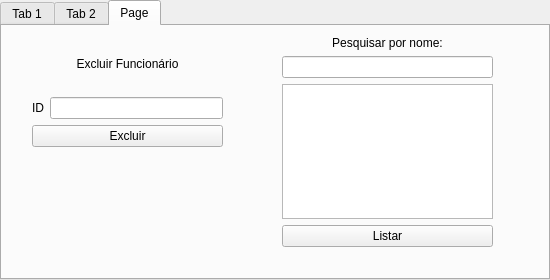
<?xml version="1.0" encoding="UTF-8"?>
<ui version="4.0">
 <class>Funcionarios</class>
 <widget class="QDialog" name="Funcionarios">
  <property name="geometry">
   <rect>
    <x>0</x>
    <y>0</y>
    <width>550</width>
    <height>280</height>
   </rect>
  </property>
  <property name="windowTitle">
   <string>Dialog</string>
  </property>
  <widget class="QTabWidget" name="tabWidget">
   <property name="geometry">
    <rect>
     <x>0</x>
     <y>0</y>
     <width>550</width>
     <height>280</height>
    </rect>
   </property>
   <property name="currentIndex">
    <number>2</number>
   </property>
   <widget class="QWidget" name="tab">
    <attribute name="title">
     <string>Tab 1</string>
    </attribute>
    <widget class="QWidget" name="verticalLayoutWidget">
     <property name="geometry">
      <rect>
       <x>10</x>
       <y>60</y>
       <width>160</width>
       <height>55</height>
      </rect>
     </property>
     <layout class="QVBoxLayout" name="verticalLayout">
      <item>
       <widget class="QLabel" name="label">
        <property name="text">
         <string>Nome:</string>
        </property>
       </widget>
      </item>
      <item>
       <widget class="QLineEdit" name="nome_f"/>
      </item>
     </layout>
    </widget>
    <widget class="QWidget" name="verticalLayoutWidget_2">
     <property name="geometry">
      <rect>
       <x>10</x>
       <y>120</y>
       <width>160</width>
       <height>55</height>
      </rect>
     </property>
     <layout class="QVBoxLayout" name="verticalLayout_2">
      <item>
       <widget class="QLabel" name="label_3">
        <property name="text">
         <string>Salário</string>
        </property>
       </widget>
      </item>
      <item>
       <widget class="QLineEdit" name="salario"/>
      </item>
     </layout>
    </widget>
    <widget class="QWidget" name="verticalLayoutWidget_3">
     <property name="geometry">
      <rect>
       <x>190</x>
       <y>60</y>
       <width>160</width>
       <height>84</height>
      </rect>
     </property>
     <layout class="QVBoxLayout" name="verticalLayout_3">
      <item>
       <widget class="QLabel" name="label_2">
        <property name="text">
         <string>Função:</string>
        </property>
       </widget>
      </item>
      <item>
       <widget class="QRadioButton" name="medico">
        <property name="text">
         <string>Médico</string>
        </property>
       </widget>
      </item>
      <item>
       <widget class="QRadioButton" name="outra">
        <property name="text">
         <string>Outra</string>
        </property>
       </widget>
      </item>
     </layout>
    </widget>
    <widget class="QWidget" name="verticalLayoutWidget_4">
     <property name="geometry">
      <rect>
       <x>370</x>
       <y>60</y>
       <width>160</width>
       <height>61</height>
      </rect>
     </property>
     <layout class="QVBoxLayout" name="crmbox">
      <item>
       <widget class="QLabel" name="crml">
        <property name="text">
         <string>CRM:</string>
        </property>
       </widget>
      </item>
      <item>
       <widget class="QLineEdit" name="crm"/>
      </item>
     </layout>
    </widget>
    <widget class="QWidget" name="verticalLayoutWidget_5">
     <property name="geometry">
      <rect>
       <x>370</x>
       <y>130</y>
       <width>161</width>
       <height>55</height>
      </rect>
     </property>
     <layout class="QVBoxLayout" name="espbox">
      <item>
       <widget class="QLabel" name="espcl">
        <property name="text">
         <string>Especialidade</string>
        </property>
       </widget>
      </item>
      <item>
       <widget class="QLineEdit" name="espc"/>
      </item>
     </layout>
    </widget>
    <widget class="QDialogButtonBox" name="buttonBox">
     <property name="geometry">
      <rect>
       <x>362</x>
       <y>200</y>
       <width>171</width>
       <height>29</height>
      </rect>
     </property>
     <property name="standardButtons">
      <set>QDialogButtonBox::StandardButton::Cancel|QDialogButtonBox::StandardButton::Ok</set>
     </property>
    </widget>
    <widget class="QWidget" name="horizontalLayoutWidget">
     <property name="geometry">
      <rect>
       <x>10</x>
       <y>10</y>
       <width>341</width>
       <height>41</height>
      </rect>
     </property>
     <layout class="QHBoxLayout" name="horizontalLayout">
      <item>
       <widget class="QRadioButton" name="novo_func">
        <property name="text">
         <string>Novo Funcionário</string>
        </property>
       </widget>
      </item>
      <item>
       <widget class="QRadioButton" name="Alterar_d">
        <property name="text">
         <string>Alterar Dados</string>
        </property>
       </widget>
      </item>
     </layout>
    </widget>
    <widget class="QWidget" name="verticalLayoutWidget_9">
     <property name="geometry">
      <rect>
       <x>190</x>
       <y>160</y>
       <width>160</width>
       <height>61</height>
      </rect>
     </property>
     <layout class="QVBoxLayout" name="funcaobox">
      <item>
       <widget class="QLabel" name="funcaol">
        <property name="text">
         <string>Função</string>
        </property>
       </widget>
      </item>
      <item>
       <widget class="QLineEdit" name="funcao"/>
      </item>
     </layout>
    </widget>
    <widget class="QWidget" name="horizontalLayoutWidget_2">
     <property name="geometry">
      <rect>
       <x>370</x>
       <y>10</y>
       <width>161</width>
       <height>41</height>
      </rect>
     </property>
     <layout class="QHBoxLayout" name="horizontalLayout_2">
      <item>
       <widget class="QLabel" name="idlb">
        <property name="text">
         <string>ID</string>
        </property>
       </widget>
      </item>
      <item>
       <widget class="QLineEdit" name="id"/>
      </item>
     </layout>
    </widget>
   </widget>
   <widget class="QWidget" name="tab_2">
    <attribute name="title">
     <string>Tab 2</string>
    </attribute>
    <widget class="QWidget" name="verticalLayoutWidget_7">
     <property name="geometry">
      <rect>
       <x>310</x>
       <y>20</y>
       <width>201</width>
       <height>211</height>
      </rect>
     </property>
     <layout class="QVBoxLayout" name="verticalLayout_7">
      <item>
       <widget class="QLabel" name="label_8">
        <property name="text">
         <string>Pesquisar por nome:</string>
        </property>
        <property name="alignment">
         <set>Qt::AlignmentFlag::AlignCenter</set>
        </property>
       </widget>
      </item>
      <item>
       <widget class="QLineEdit" name="p_nome"/>
      </item>
      <item>
       <widget class="QListWidget" name="mostrar_nome"/>
      </item>
      <item>
       <widget class="QPushButton" name="pushButton_2">
        <property name="text">
         <string>Listar</string>
        </property>
       </widget>
      </item>
     </layout>
    </widget>
    <widget class="QWidget" name="verticalLayoutWidget_6">
     <property name="geometry">
      <rect>
       <x>10</x>
       <y>20</y>
       <width>291</width>
       <height>211</height>
      </rect>
     </property>
     <layout class="QVBoxLayout" name="verticalLayout_6">
      <item>
       <widget class="QLabel" name="label_7">
        <property name="text">
         <string>Listar Funcionários</string>
        </property>
        <property name="alignment">
         <set>Qt::AlignmentFlag::AlignCenter</set>
        </property>
       </widget>
      </item>
      <item>
       <widget class="QListWidget" name="lista1"/>
      </item>
      <item>
       <widget class="QPushButton" name="pushButton">
        <property name="text">
         <string>Listar</string>
        </property>
       </widget>
      </item>
     </layout>
    </widget>
   </widget>
   <widget class="QWidget" name="tab_3">
    <attribute name="title">
     <string>Page</string>
    </attribute>
    <widget class="QWidget" name="verticalLayoutWidget_8">
     <property name="geometry">
      <rect>
       <x>30</x>
       <y>10</y>
       <width>191</width>
       <height>111</height>
      </rect>
     </property>
     <layout class="QVBoxLayout" name="verticalLayout_4">
      <item>
       <widget class="QLabel" name="label_4">
        <property name="text">
         <string>Excluir Funcionário</string>
        </property>
        <property name="alignment">
         <set>Qt::AlignmentFlag::AlignCenter</set>
        </property>
       </widget>
      </item>
      <item>
       <layout class="QHBoxLayout" name="horizontalLayout_3">
        <item>
         <widget class="QLabel" name="idlb_2">
          <property name="text">
           <string>ID</string>
          </property>
         </widget>
        </item>
        <item>
         <widget class="QLineEdit" name="id_2"/>
        </item>
       </layout>
      </item>
      <item>
       <widget class="QPushButton" name="pushButton_3">
        <property name="text">
         <string>Excluir</string>
        </property>
       </widget>
      </item>
     </layout>
    </widget>
    <widget class="QWidget" name="verticalLayoutWidget_10">
     <property name="geometry">
      <rect>
       <x>280</x>
       <y>10</y>
       <width>211</width>
       <height>211</height>
      </rect>
     </property>
     <layout class="QVBoxLayout" name="verticalLayout_8">
      <item>
       <widget class="QLabel" name="label_9">
        <property name="text">
         <string>Pesquisar por nome:</string>
        </property>
        <property name="alignment">
         <set>Qt::AlignmentFlag::AlignCenter</set>
        </property>
       </widget>
      </item>
      <item>
       <widget class="QLineEdit" name="p_nome2"/>
      </item>
      <item>
       <widget class="QListWidget" name="mostrar_nome2"/>
      </item>
      <item>
       <widget class="QPushButton" name="pushButton_4">
        <property name="text">
         <string>Listar</string>
        </property>
       </widget>
      </item>
     </layout>
    </widget>
   </widget>
  </widget>
 </widget>
 <resources/>
 <connections/>
</ui>
